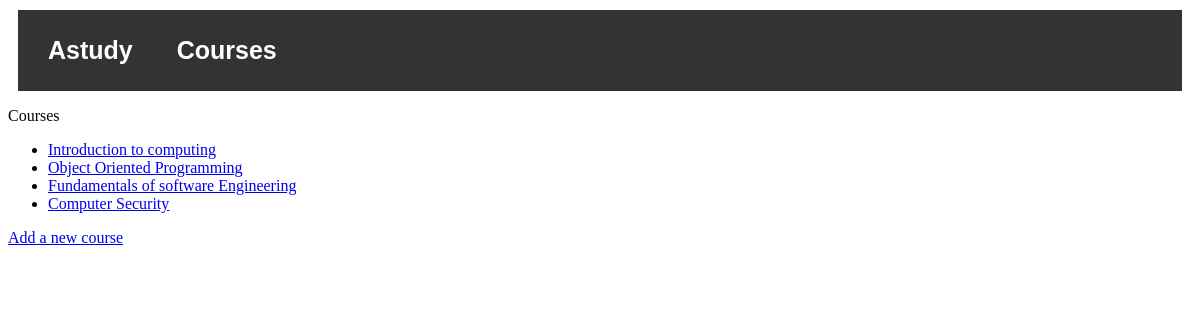
Page /courses/ on the committed database.
### courses/models.py (models this page shows)
class Course(models.Model):
    instructor = models.ForeignKey(
        settings.AUTH_USER_MODEL,
        on_delete=models.CASCADE,
        null=True
    )
    course_name = models.CharField(max_length=200)
    course_description = models.CharField(max_length=200)
    course_created_datetime = models.DateTimeField(auto_now_add=True)
    def __str__(self):
        return self.course_name

### courses/views.py (the view)
# urls.py: path('', include('courses.urls')),
def courses(request):
    courses = Course.objects.order_by('course_created_datetime')
    context = {'courses': courses}
    return render(request, 'courses/courses.html', context)

### courses/templates/courses/courses.html
{% extends "courses/base.html" %} {% block content %}
<p>Courses</p>
<ul>
  {% for course in courses %}
  <li>
    <a href="{% url 'courses:course' course.id %}">{{ course }}</a>
  </li>
  {% empty %}
  <li>No courses have been added yet.</li>
  {% endfor %}
</ul>
<a href="{% url 'courses:new_course' %}">Add a new course</a>
{% endblock content %}

### courses/templates/courses/base.html (shortened to what this page needs)
<div class="navbar">
  <p>
    <a href="{% url 'courses:index' %}"><b>Astudy</b></a>
    <a href="{% url 'courses:courses' %}"><b>Courses</b></a>
  </p>
</div>
{% block content %}{% endblock content %}

### courses/templates/courses/base.html (style rules this page uses)
.navbar { background-color: #333; margin: 10px; padding: 10px; }
.navbar a { padding: 20px; text-decoration: none; font-size: 25px; font-weight: 500; font-family: Arial, Helvetica, sans-serif; color: #fff; }

### rows in the picture
Course: course_name "Introduction to computing"
Course: course_name "Object Oriented Programming"
Course: course_name "Fundamentals of software Engineering"
Course: course_name "Computer Security"
